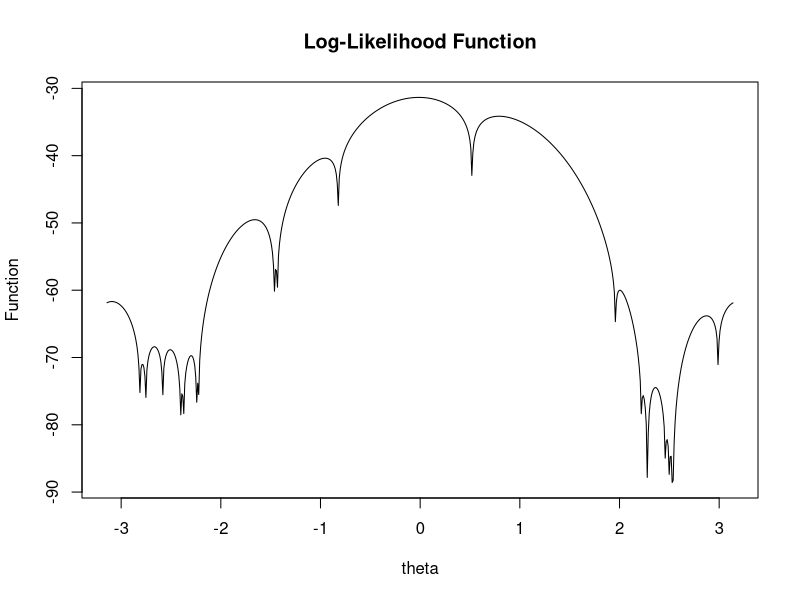

Generate this figure with R:
theta <- seq(-pi, pi,0.01)
x <- c(3.91, 4.85, 2.28, 4.06, 3.70, 4.04, 5.46, 3.53, 2.28, 1.96, 2.53, 3.88, 2.22, 3.47, 4.82, 2.46, 2.99, 2.54, 0.52, 2.50)


log.lik <- function(x, theta) {-20*log(2*pi) + sum(log(1-cos(x-theta)))}
plot(theta, sapply(theta, log.lik, x=x), typ='l',main="Log-Likelihood Function",ylab=" Function ") 


log.lik2 <- function(x){ return (-20*log(2*pi) + sum(log(1-cos(x-theta))))}



newton <- function(f, f.derivative, x0, eps, maxter){
  x1 <- x0 - f(x0)/f.derivative(x0)
  ITERATION <- 1
  while(abs(x1 - x0) > eps & ITERATION < maxter){
    x0 <- x1
    x1 <- x0 - f(x0)/f.derivative(x0)
    cat("[ITERATION]", ITERATION, "  ", x1, fill=T)
    ITERATION <- ITERATION + 1
  }
  
  return (x1)
}

# First derivative of log-likelihood function
first_derivative <- function(theta){return (-sum(sin(x-theta)/(1-cos(x-theta))))}

# Second derivative
second_derivative<- function(theta){return (-sum(1/(1-cos(x-theta))))}

s=seq(-pi,pi,length.out=200)
newton(first_derivative, second_derivative, -0.0584, 1e-6, 100)
newton(first_derivative, second_derivative, -2.7, 1e-6, 100)
newton(first_derivative, second_derivative, 2.7, 1e-6, 100)

thetas=NULL
for(i in 1:200)
{
  thetas[i]=newton(first_derivative, second_derivative, s[i], 1e-3, 100)
  
}


tol=1e-1
r=rep(0,100)
for (i in 1:100)
{
  r[i]= newton(first_derivative, second_derivative, (s[11]+i*tol), 1e-6, 100)
  value=s[11]+i*tol
  if (theta[11]!=s[11])
  {
    break;
    print(i)
  }
}


